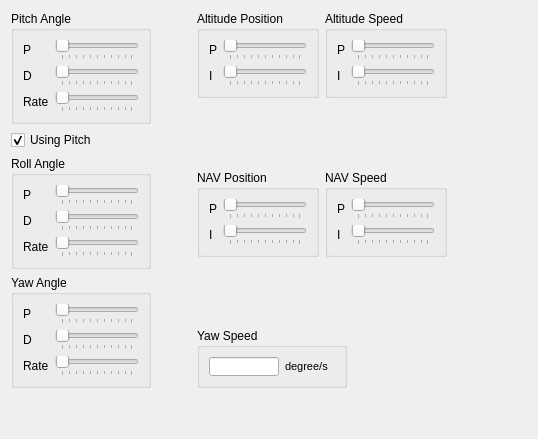
         <widget class="QWidget" name="tab_PID_tunning">
          <attribute name="title">
           <string>PID Tunning</string>
          </attribute>
          <layout class="QGridLayout" name="gridLayout_8">
           <item row="0" column="1">
            <layout class="QVBoxLayout" name="verticalLayout_3">
             <item>
              <layout class="QHBoxLayout" name="horizontalLayout_12">
               <item>
                <widget class="QGroupBox" name="groupBox_alti_pos">
                 <property name="title">
                  <string>Altitude Position</string>
                 </property>
                 <layout class="QHBoxLayout" name="horizontalLayout_7">
                  <item>
                   <layout class="QFormLayout" name="formLayout_6">
                    <property name="fieldGrowthPolicy">
                     <enum>QFormLayout::AllNonFixedFieldsGrow</enum>
                    </property>
                    <item row="0" column="0">
                     <widget class="QLabel" name="label_NAV_ALT_POS_P">
                      <property name="text">
                       <string>P</string>
                      </property>
                     </widget>
                    </item>
                    <item row="1" column="0">
                     <widget class="QLabel" name="label_NAV_ALT_POS_I">
                      <property name="text">
                       <string>I</string>
                      </property>
                     </widget>
                    </item>
                    <item row="0" column="1">
                     <widget class="QSlider" name="NAV_ALT_POS_I_2">
                      <property name="orientation">
                       <enum>Qt::Horizontal</enum>
                      </property>
                      <property name="tickPosition">
                       <enum>QSlider::TicksBelow</enum>
                      </property>
                     </widget>
                    </item>
                    <item row="1" column="1">
                     <widget class="QSlider" name="NAV_ALT_POS_I">
                      <property name="orientation">
                       <enum>Qt::Horizontal</enum>
                      </property>
                      <property name="tickPosition">
                       <enum>QSlider::TicksBelow</enum>
                      </property>
                     </widget>
                    </item>
                   </layout>
                  </item>
                 </layout>
                </widget>
               </item>
               <item>
                <widget class="QGroupBox" name="groupBox_alti_speed">
                 <property name="title">
                  <string>Altitude Speed</string>
                 </property>
                 <layout class="QHBoxLayout" name="horizontalLayout_9">
                  <item>
                   <layout class="QFormLayout" name="formLayout_8">
                    <item row="0" column="0">
                     <widget class="QLabel" name="label_NAV_ALT_SPED_P">
                      <property name="text">
                       <string>P</string>
                      </property>
                     </widget>
                    </item>
                    <item row="1" column="0">
                     <widget class="QLabel" name="label_NAV_ALT_SPED_I">
                      <property name="text">
                       <string>I</string>
                      </property>
                     </widget>
                    </item>
                    <item row="0" column="1">
                     <widget class="QSlider" name="NAV_ALT_SPED_P">
                      <property name="orientation">
                       <enum>Qt::Horizontal</enum>
                      </property>
                      <property name="tickPosition">
                       <enum>QSlider::TicksBelow</enum>
                      </property>
                     </widget>
                    </item>
                    <item row="1" column="1">
                     <widget class="QSlider" name="NAV_ALT_SPED_I">
                      <property name="orientation">
                       <enum>Qt::Horizontal</enum>
                      </property>
                      <property name="tickPosition">
                       <enum>QSlider::TicksBelow</enum>
                      </property>
                     </widget>
                    </item>
                   </layout>
                  </item>
                 </layout>
                </widget>
               </item>
               <item>
                <spacer name="horizontalSpacer_15">
                 <property name="orientation">
                  <enum>Qt::Horizontal</enum>
                 </property>
                 <property name="sizeHint" stdset="0">
                  <size>
                   <width>40</width>
                   <height>20</height>
                  </size>
                 </property>
                </spacer>
               </item>
              </layout>
             </item>
             <item>
              <spacer name="verticalSpacer_3">
               <property name="orientation">
                <enum>Qt::Vertical</enum>
               </property>
               <property name="sizeHint" stdset="0">
                <size>
                 <width>20</width>
                 <height>40</height>
                </size>
               </property>
              </spacer>
             </item>
             <item>
              <layout class="QHBoxLayout" name="horizontalLayout_13">
               <item>
                <widget class="QGroupBox" name="groupBox_nav_pos">
                 <property name="title">
                  <string>NAV Position</string>
                 </property>
                 <layout class="QHBoxLayout" name="horizontalLayout_10">
                  <item>
                   <layout class="QFormLayout" name="formLayout_9">
                    <item row="0" column="0">
                     <widget class="QLabel" name="label_NAV_DIST_P">
                      <property name="text">
                       <string>P</string>
                      </property>
                     </widget>
                    </item>
                    <item row="1" column="0">
                     <widget class="QLabel" name="label_NAV_DIST_I">
                      <property name="text">
                       <string>I</string>
                      </property>
                     </widget>
                    </item>
                    <item row="0" column="1">
                     <widget class="QSlider" name="NAV_DIST_P">
                      <property name="orientation">
                       <enum>Qt::Horizontal</enum>
                      </property>
                      <property name="tickPosition">
                       <enum>QSlider::TicksBelow</enum>
                      </property>
                     </widget>
                    </item>
                    <item row="1" column="1">
                     <widget class="QSlider" name="NAV_DIST_I">
                      <property name="orientation">
                       <enum>Qt::Horizontal</enum>
                      </property>
                      <property name="tickPosition">
                       <enum>QSlider::TicksBelow</enum>
                      </property>
                     </widget>
                    </item>
                   </layout>
                  </item>
                 </layout>
                </widget>
               </item>
               <item>
                <widget class="QGroupBox" name="groupBox_nav_speed">
                 <property name="title">
                  <string>NAV Speed</string>
                 </property>
                 <layout class="QHBoxLayout" name="horizontalLayout_8">
                  <item>
                   <layout class="QFormLayout" name="formLayout_7">
                    <item row="0" column="0">
                     <widget class="QLabel" name="label_NAV_SPEED_P">
                      <property name="text">
                       <string>P</string>
                      </property>
                     </widget>
                    </item>
                    <item row="1" column="0">
                     <widget class="QLabel" name="label_NAV_SPEED_I">
                      <property name="text">
                       <string>I</string>
                      </property>
                     </widget>
                    </item>
                    <item row="0" column="1">
                     <widget class="QSlider" name="NAV_SPEED_P">
                      <property name="orientation">
                       <enum>Qt::Horizontal</enum>
                      </property>
                      <property name="tickPosition">
                       <enum>QSlider::TicksBelow</enum>
                      </property>
                     </widget>
                    </item>
                    <item row="1" column="1">
                     <widget class="QSlider" name="NAV_SPEED_I">
                      <property name="orientation">
                       <enum>Qt::Horizontal</enum>
                      </property>
                      <property name="tickPosition">
                       <enum>QSlider::TicksBelow</enum>
                      </property>
                     </widget>
                    </item>
                   </layout>
                  </item>
                 </layout>
                </widget>
               </item>
               <item>
                <spacer name="horizontalSpacer_14">
                 <property name="orientation">
                  <enum>Qt::Horizontal</enum>
                 </property>
                 <property name="sizeHint" stdset="0">
                  <size>
                   <width>40</width>
                   <height>20</height>
                  </size>
                 </property>
                </spacer>
               </item>
              </layout>
             </item>
             <item>
              <spacer name="verticalSpacer_4">
               <property name="orientation">
                <enum>Qt::Vertical</enum>
               </property>
               <property name="sizeHint" stdset="0">
                <size>
                 <width>20</width>
                 <height>40</height>
                </size>
               </property>
              </spacer>
             </item>
            </layout>
           </item>
           <item row="0" column="0" rowspan="2">
            <layout class="QHBoxLayout" name="horizontalLayout_14">
             <item>
              <layout class="QVBoxLayout" name="verticalLayout_4">
               <item>
                <widget class="QGroupBox" name="groupBox_pitch_angle">
                 <property name="title">
                  <string>Pitch Angle</string>
                 </property>
                 <layout class="QHBoxLayout" name="horizontalLayout_4">
                  <item>
                   <layout class="QFormLayout" name="formLayout_2">
                    <item row="0" column="0">
                     <widget class="QLabel" name="label_CTRL_ANG_P">
                      <property name="text">
                       <string>P</string>
                      </property>
                     </widget>
                    </item>
                    <item row="1" column="0">
                     <widget class="QLabel" name="label_CTRL_ANG_D">
                      <property name="text">
                       <string>D</string>
                      </property>
                     </widget>
                    </item>
                    <item row="2" column="0">
                     <widget class="QLabel" name="label_CTRL_TLT_RTE_D">
                      <property name="text">
                       <string>Rate</string>
                      </property>
                     </widget>
                    </item>
                    <item row="0" column="1">
                     <widget class="QSlider" name="CTRL_ANG_P">
                      <property name="orientation">
                       <enum>Qt::Horizontal</enum>
                      </property>
                      <property name="tickPosition">
                       <enum>QSlider::TicksBelow</enum>
                      </property>
                     </widget>
                    </item>
                    <item row="1" column="1">
                     <widget class="QSlider" name="CTRL_ANG_D">
                      <property name="orientation">
                       <enum>Qt::Horizontal</enum>
                      </property>
                      <property name="tickPosition">
                       <enum>QSlider::TicksBelow</enum>
                      </property>
                     </widget>
                    </item>
                    <item row="2" column="1">
                     <widget class="QSlider" name="CTRL_TLT_RTE_D">
                      <property name="orientation">
                       <enum>Qt::Horizontal</enum>
                      </property>
                      <property name="tickPosition">
                       <enum>QSlider::TicksBelow</enum>
                      </property>
                     </widget>
                    </item>
                   </layout>
                  </item>
                 </layout>
                </widget>
               </item>
               <item>
                <widget class="QCheckBox" name="checkBox_using_pitch">
                 <property name="text">
                  <string>Using Pitch</string>
                 </property>
                 <property name="checked">
                  <bool>true</bool>
                 </property>
                </widget>
               </item>
               <item>
                <widget class="QGroupBox" name="groupBox_roll_angle">
                 <property name="title">
                  <string>Roll Angle</string>
                 </property>
                 <layout class="QHBoxLayout" name="horizontalLayout_5">
                  <item>
                   <layout class="QVBoxLayout" name="verticalLayout">
                    <item>
                     <layout class="QFormLayout" name="formLayout_4">
                      <item row="0" column="0">
                       <widget class="QLabel" name="lbl_roll_p">
                        <property name="text">
                         <string>P</string>
                        </property>
                       </widget>
                      </item>
                      <item row="1" column="0">
                       <widget class="QLabel" name="lbl_roll_d">
                        <property name="text">
                         <string>D</string>
                        </property>
                       </widget>
                      </item>
                      <item row="2" column="0">
                       <widget class="QLabel" name="lbl_roll_rate">
                        <property name="text">
                         <string>Rate</string>
                        </property>
                       </widget>
                      </item>
                      <item row="0" column="1">
                       <widget class="QSlider" name="horizontalSlider">
                        <property name="orientation">
                         <enum>Qt::Horizontal</enum>
                        </property>
                        <property name="tickPosition">
                         <enum>QSlider::TicksBelow</enum>
                        </property>
                       </widget>
                      </item>
                      <item row="1" column="1">
                       <widget class="QSlider" name="horizontalSlider_2">
                        <property name="orientation">
                         <enum>Qt::Horizontal</enum>
                        </property>
                        <property name="tickPosition">
                         <enum>QSlider::TicksBelow</enum>
                        </property>
                       </widget>
                      </item>
                      <item row="2" column="1">
                       <widget class="QSlider" name="horizontalSlider_3">
                        <property name="orientation">
                         <enum>Qt::Horizontal</enum>
                        </property>
                        <property name="tickPosition">
                         <enum>QSlider::TicksBelow</enum>
                        </property>
                       </widget>
                      </item>
                     </layout>
                    </item>
                   </layout>
                  </item>
                 </layout>
                </widget>
               </item>
               <item>
                <widget class="QGroupBox" name="groupBox_yaw_angle">
                 <property name="title">
                  <string>Yaw Angle</string>
                 </property>
                 <layout class="QHBoxLayout" name="horizontalLayout_6">
                  <item>
                   <layout class="QFormLayout" name="formLayout_5">
                    <item row="0" column="0">
                     <widget class="QLabel" name="label_CTRL_YAW_ANG_P">
                      <property name="text">
                       <string>P</string>
                      </property>
                     </widget>
                    </item>
                    <item row="1" column="0">
                     <widget class="QLabel" name="label_CTRL_YAW_ANG_D">
                      <property name="text">
                       <string>D</string>
                      </property>
                     </widget>
                    </item>
                    <item row="2" column="0">
                     <widget class="QLabel" name="label_CTRL_YAW_RTE_D">
                      <property name="text">
                       <string>Rate</string>
                      </property>
                     </widget>
                    </item>
                    <item row="0" column="1">
                     <widget class="QSlider" name="CTRL_YAW_ANG_P">
                      <property name="orientation">
                       <enum>Qt::Horizontal</enum>
                      </property>
                      <property name="tickPosition">
                       <enum>QSlider::TicksBelow</enum>
                      </property>
                     </widget>
                    </item>
                    <item row="1" column="1">
                     <widget class="QSlider" name="CTRL_YAW_ANG_D">
                      <property name="orientation">
                       <enum>Qt::Horizontal</enum>
                      </property>
                      <property name="tickPosition">
                       <enum>QSlider::TicksBelow</enum>
                      </property>
                     </widget>
                    </item>
                    <item row="2" column="1">
                     <widget class="QSlider" name="STRL_YAW_RTE_D">
                      <property name="orientation">
                       <enum>Qt::Horizontal</enum>
                      </property>
                      <property name="tickPosition">
                       <enum>QSlider::TicksBelow</enum>
                      </property>
                     </widget>
                    </item>
                   </layout>
                  </item>
                 </layout>
                </widget>
               </item>
              </layout>
             </item>
             <item>
              <spacer name="horizontalSpacer_10">
               <property name="orientation">
                <enum>Qt::Horizontal</enum>
               </property>
               <property name="sizeHint" stdset="0">
                <size>
                 <width>40</width>
                 <height>20</height>
                </size>
               </property>
              </spacer>
             </item>
            </layout>
           </item>
           <item row="1" column="1">
            <widget class="QGroupBox" name="groupBox_yaw_speed">
             <property name="maximumSize">
              <size>
               <width>150</width>
               <height>60</height>
              </size>
             </property>
             <property name="title">
              <string>Yaw Speed</string>
             </property>
             <layout class="QHBoxLayout" name="horizontalLayout_11">
              <item>
               <layout class="QFormLayout" name="formLayout_10">
                <item row="0" column="0">
                 <widget class="QLineEdit" name="lineEdit_yaw_speed">
                  <property name="maximumSize">
                   <size>
                    <width>70</width>
                    <height>16777215</height>
                   </size>
                  </property>
                 </widget>
                </item>
                <item row="0" column="1">
                 <widget class="QLabel" name="lbl_yaw_speed_unit">
                  <property name="maximumSize">
                   <size>
                    <width>50</width>
                    <height>16777215</height>
                   </size>
                  </property>
                  <property name="font">
                   <font>
                    <pointsize>8</pointsize>
                   </font>
                  </property>
                  <property name="text">
                   <string>degree/s</string>
                  </property>
                 </widget>
                </item>
               </layout>
              </item>
             </layout>
            </widget>
           </item>
           <item row="2" column="0">
            <spacer name="verticalSpacer_2">
             <property name="orientation">
              <enum>Qt::Vertical</enum>
             </property>
             <property name="sizeHint" stdset="0">
              <size>
               <width>20</width>
               <height>40</height>
              </size>
             </property>
            </spacer>
           </item>
           <item row="1" column="2">
            <spacer name="horizontalSpacer_8">
             <property name="orientation">
              <enum>Qt::Horizontal</enum>
             </property>
             <property name="sizeHint" stdset="0">
              <size>
               <width>40</width>
               <height>20</height>
              </size>
             </property>
            </spacer>
           </item>
          </layout>
          <zorder>verticalSpacer_2</zorder>
          <zorder>horizontalSpacer_8</zorder>
          <zorder>groupBox_yaw_speed</zorder>
         </widget>
